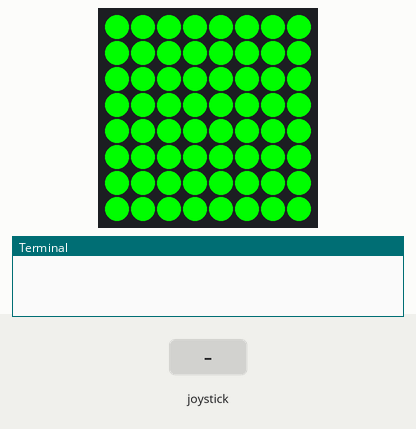
Bench run of a program on a simulated Raspberry Pi (BCM pin numbers) with a Sense HAT. Parts: the Sense HAT's 8×8 RGB LED matrix, the last lines printed to the terminal. The inputs (shaded band) are chosen by the test bench. Random numbers come from a fixed seed; the 64×8 strip is a reading aid, not a part: it shows the text the matrix is scrolling, unrolled, one strip-width of it at a time; the clock reads 2024-03-15 10:24:30 at power-on unless the program sets it. At 10.7 s the program stops and its outputs stay as they are.

Above: at 6.4 s.
6.5 s: joystick pushed up
At 6.65 s:
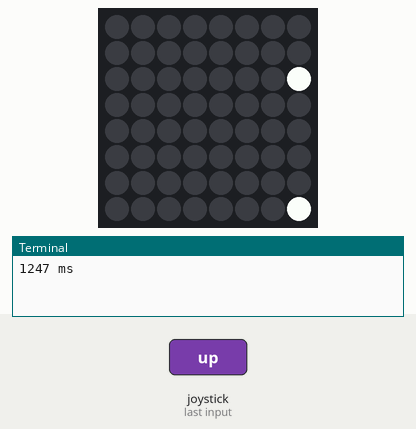
At 11.9 s:
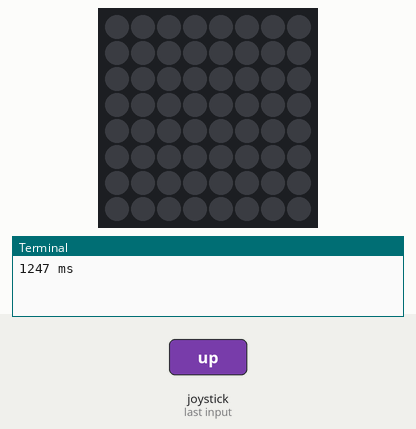

The program:

e10_reaction_game.py
```python
# e10 · 반응 속도 게임 — 초록불이 켜지면 조이스틱을 빨리 누르기
from sense_hat import SenseHat   # SenseHAT 도구 상자 가져오기
from random import uniform       # 무작위 소수 도구 가져오기
from time import sleep, time     # 기다리기, 지금 시각(초) 도구
sense = SenseHat()               # 내 SenseHAT을 sense라고 부르기
sense.set_rotation(180)          # 화면 180도 돌리기 (케이스에 거꾸로 꽂힘)
sense.clear()                    # 화면 지우기 (켜진 LED 끄기)

sense.show_message("Ready", text_colour=(255, 255, 0))
sleep(uniform(1, 4))                     # 1~4초 중 아무 때나
sense.clear(0, 255, 0)                   # 초록불!
start = time()                           # 초록불 켜진 시각 기억
sense.stick.get_events()                 # 미리 눌린 기록 지우기
while True:
    e = sense.stick.wait_for_event()
    if e.action == "pressed":
        break                            # 누르면 반복 빠져나가기
ms = round((time() - start) * 1000)      # 걸린 시간(초) → 밀리초(ms)
sense.clear()
print(ms, "ms")                          # Thonny 셸 창에도 출력
sense.show_message(str(ms) + "ms")
```

Measured:
- after the input at 6.5 s, the LEDs: first change at once (image 1 shows a later state)
